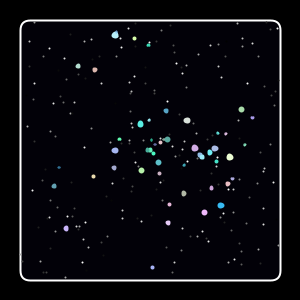
Frame 1 (no input)
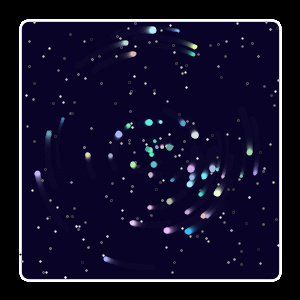
Frame 60 (the mouse pressed at the canvas centre just before this capture)
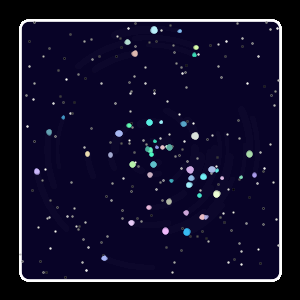
Frame 120 (the mouse held since frame 60 and released just before this capture)

The Processing sketch that drew these frames (run headless with seeded random() and noise(); from frame 60 on, the mouse is pressed at the canvas centre):

// Processing sketch: processing_178694
// ── processing_178694.pde

//DECLARE
int n = 50;//Amount of Planets
int m = 200;//Amount of Stars

Planets[] myPlanet= new Planets [n];//
Stars[] myStar= new Stars[m];

int frame=20;

//SETUP
void setup (){
  size(300,300);//Size of Display
  background(0);//Black Background
  strokeWeight(2);//Thickness of Border
  
  
  //INITIALIZE/CALL
  //A FOR loop is used to go through every planet
  for(int i=0;i<myPlanet.length;i++){
    //Initialises the distance,size(radius),angle & speed of each planet
  myPlanet[i] = new Planets(i*2.5, random(0.5, 5), random(0, 360), random(0.005, 0.01));
  }
  
  //A FOR loop is used to go every star
  for(int j=0;j<myStar.length;j++){
    //Initialises the stars
    myStar[j]= new Stars();
  }
}


//DRAW
void draw(){
 
 fill(10,5,40,50);//Fills Square Dark Blue 
 stroke(255);//White Border
 rect(frame,frame,width-frame*2,height-frame*2,10,10,10,10);//Creates frame with rounded edges
 textSize(15);
  fill(255);
  text("Click to change direction of planets",180,595);
 //CALL FUNCTIONALITY
 
 for(int j=0;j<myStar.length;j++){
   //Displays The Stars
    myStar[j].display();
  }
 for (int i = 0; i < myPlanet.length; i ++ ) {
   //Displays The Planets And Its Orbit
  myPlanet[i].display();
  myPlanet[i].orbit();
  myPlanet[i].mouse();

 }
 
 
  
  
}
  
class Planets {
//VARIABLES
  color c;//color of stars
  float d; //distance of planet from sun
  float r; //planet size (radius)
  float a; //angle planet position makes with horizontal x axis
  float s; //change in angle (speed)

 
//CONSTRUCTOR
  Planets(float tempD, float tempR, float tempA, float tempS) {
    
    c = color(55+random(200),155+random(100),155+random(100));
    d=tempD;
    r=tempR;
    a=tempA;
    s=tempS;
    

  }
  
//FUNCTIONS  
void display(){

  fill(c);
  stroke(c);
  ellipse(width/2+d*cos(a), height/2+d*sin(a),r,r);
  
} 

void orbit() {
    a+=s;//Allows the planets to move when in draw function
  
}
  
 void mouse(){
   if (mousePressed==true){
     s*=-1;
   }
    
 }

}

class Stars{
//VARIABLES
  float x;//x position of stars
  float y;//y position of stars

//CONSTRUCTOR
 Stars(){
  x=random(20,width-20);//generates a random x position on screen (within the white parameters of the screen) 
  y=random(20,height-20);//generates a random y position on screen (within the white parameters of the screen)
}

//FUNCTIONS
 void display(){
  stroke(random(255));//generates a random colour between white and black
   point(x,y);//uses the random position generates to create a point/star
}


}
